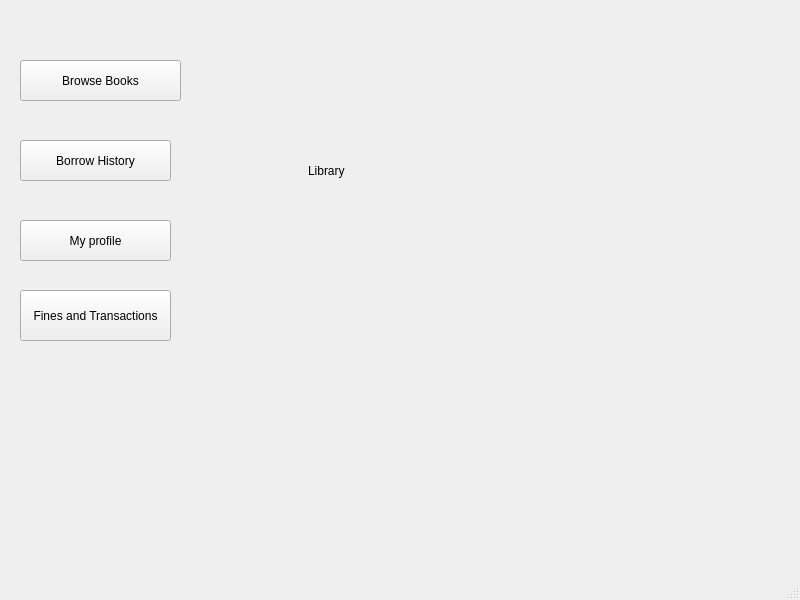
<?xml version="1.0" encoding="UTF-8"?>
<ui version="4.0">
 <class>MainWindow</class>
 <widget class="QMainWindow" name="MainWindow">
  <property name="geometry">
   <rect>
    <x>0</x>
    <y>0</y>
    <width>800</width>
    <height>600</height>
   </rect>
  </property>
  <property name="windowTitle">
   <string>MainWindow</string>
  </property>
  <widget class="QWidget" name="centralwidget">
   <widget class="QPushButton" name="ubrowse_books">
    <property name="geometry">
     <rect>
      <x>20</x>
      <y>60</y>
      <width>161</width>
      <height>41</height>
     </rect>
    </property>
    <property name="mouseTracking">
     <bool>true</bool>
    </property>
    <property name="text">
     <string>Browse Books</string>
    </property>
   </widget>
   <widget class="QPushButton" name="uborrow_history">
    <property name="geometry">
     <rect>
      <x>20</x>
      <y>140</y>
      <width>151</width>
      <height>41</height>
     </rect>
    </property>
    <property name="mouseTracking">
     <bool>true</bool>
    </property>
    <property name="text">
     <string>Borrow History</string>
    </property>
   </widget>
   <widget class="QPushButton" name="umy_profile">
    <property name="geometry">
     <rect>
      <x>20</x>
      <y>220</y>
      <width>151</width>
      <height>41</height>
     </rect>
    </property>
    <property name="mouseTracking">
     <bool>true</bool>
    </property>
    <property name="text">
     <string>My profile</string>
    </property>
   </widget>
   <widget class="QPushButton" name="ufines">
    <property name="geometry">
     <rect>
      <x>20</x>
      <y>290</y>
      <width>151</width>
      <height>51</height>
     </rect>
    </property>
    <property name="mouseTracking">
     <bool>true</bool>
    </property>
    <property name="text">
     <string>Fines and Transactions</string>
    </property>
   </widget>
   <widget class="QLabel" name="ulabel">
    <property name="geometry">
     <rect>
      <x>308</x>
      <y>70</y>
      <width>281</width>
      <height>201</height>
     </rect>
    </property>
    <property name="text">
     <string>Library</string>
    </property>
   </widget>
  </widget>
  <widget class="QMenuBar" name="menubar">
   <property name="geometry">
    <rect>
     <x>0</x>
     <y>0</y>
     <width>800</width>
     <height>33</height>
    </rect>
   </property>
  </widget>
  <widget class="QStatusBar" name="statusbar"/>
 </widget>
 <resources/>
 <connections/>
</ui>
